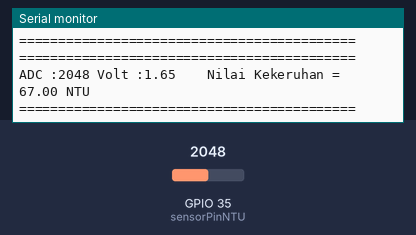
The sketch below on a simulated ESP32. Parts: the last lines printed to the serial monitor. The test bench sets the inputs (shaded band); at power-on: GPIO 35 (sensorPinNTU) = 2048.

Above: at 1.8 s.
1.9 s: GPIO 35 (sensorPinNTU) set to 2866
At 2.7 s:
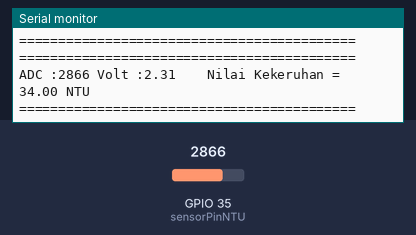
3.4 s: GPIO 35 (sensorPinNTU) set to 3603
At 4.7 s:
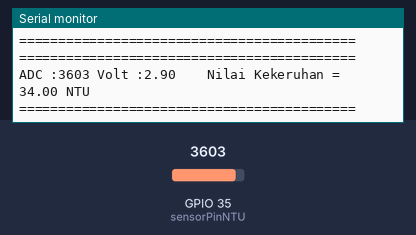
Timing chart, 0 to 6.4 s (numbered marks = the images above; inputs shaded):
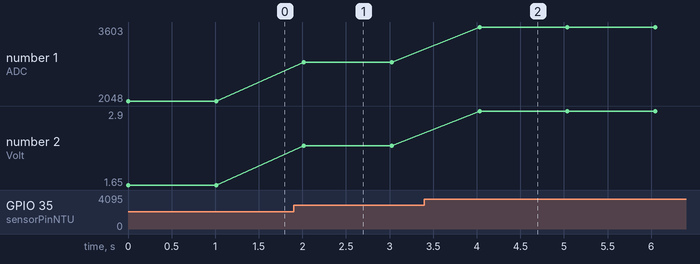

Measured:
- after the input at 1.9 s, the serial monitor: prints a new line after 0.12 s (image 1)
- after the input at 3.4 s, the serial monitor: prints a new line after 0.63 s (image 2)
- plotted number 1: 2048 → 2866 after the input at 1.9 s, 2866 → 3603 after the input at 3.4 s
- plotted number 2: 1.65 → 2.31 after the input at 1.9 s, 2.31 → 2.9 after the input at 3.4 s

The sketch:

read_ntu.ino
```cpp
const int sensorPinNTU  = 35;

void setup() {
  // put your setup code here, to run once:
  Serial.begin(115200);
  pinMode (sensorPinNTU, INPUT);
  Serial.println("Test Turbidity sensor by Duy Huynh");
}

void loop() {
  // put your main code here, to run repeatedly:
  int sensorValue = analogRead(sensorPinNTU); // read the input on analog pin A0:
  float voltage = sensorValue * (3.3 / 4095.0);// Convert the analog reading (which goes from 0 - 4095.0) to a voltage (0 - 5V):
  float kekeruhan = map(voltage, 0.0, 3.3, 100, 0.0); //memulai perhitungan nilai kekeruhan
  Serial.println("===========================================");
  Serial.print("ADC :");
  Serial.print(sensorValue);
  Serial.print(" ");
  Serial.print("Volt :");
  Serial.print(voltage); // print out the value you read:
  Serial.print("    ");
  Serial.print("Nilai Kekeruhan = ");
  Serial.print(kekeruhan);
  Serial.println(" NTU");
  Serial.println("===========================================");
  Serial.println("");
  delay(1000);
}
```
